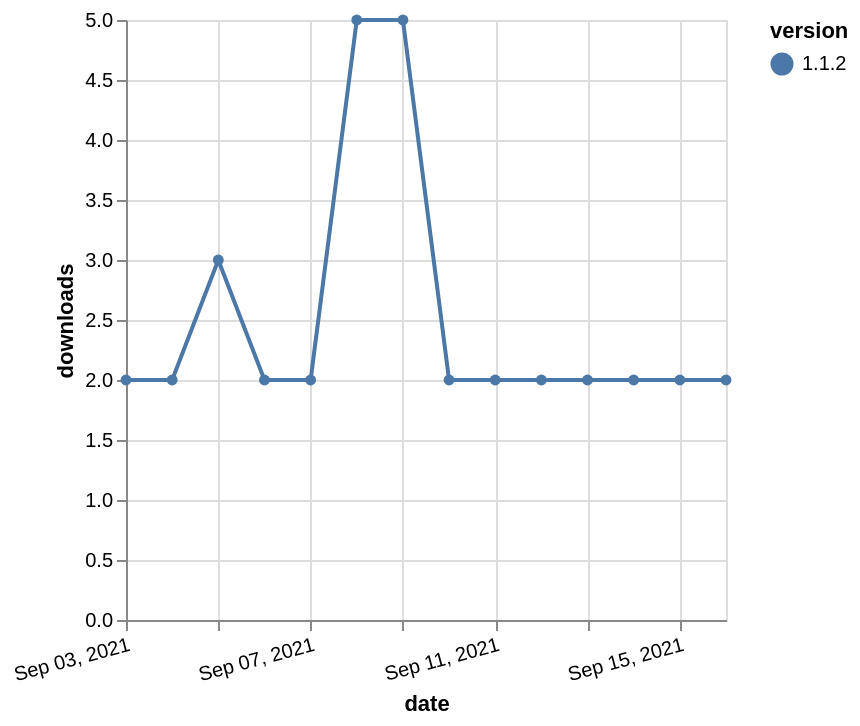

The specification (Vega-Lite) saved for this image:
### Vega-Lite specification from a JSON file in a GitHub repository (floating-point values rounded to 4 significant figures)
{"$schema": "https://vega.github.io/schema/vega-lite/v5.json", "description": "A simple bar chart with embedded data.", "data": {"values": [{"date": "2021-09-03", "total": 5200, "delta": 2, "version": "1.1.2"}, {"date": "2021-09-04", "total": 5202, "delta": 2, "version": "1.1.2"}, {"date": "2021-09-05", "total": 5205, "delta": 3, "version": "1.1.2"}, {"date": "2021-09-06", "total": 5207, "delta": 2, "version": "1.1.2"}, {"date": "2021-09-07", "total": 5209, "delta": 2, "version": "1.1.2"}, {"date": "2021-09-08", "total": 5214, "delta": 5, "version": "1.1.2"}, {"date": "2021-09-09", "total": 5219, "delta": 5, "version": "1.1.2"}, {"date": "2021-09-10", "total": 5221, "delta": 2, "version": "1.1.2"}, {"date": "2021-09-11", "total": 5223, "delta": 2, "version": "1.1.2"}, {"date": "2021-09-12", "total": 5225, "delta": 2, "version": "1.1.2"}, {"date": "2021-09-13", "total": 5227, "delta": 2, "version": "1.1.2"}, {"date": "2021-09-14", "total": 5229, "delta": 2, "version": "1.1.2"}, {"date": "2021-09-15", "total": 5231, "delta": 2, "version": "1.1.2"}, {"date": "2021-09-16", "total": 5233, "delta": 2, "version": "1.1.2"}]}, "width": "container", "mark": {"type": "line", "point": {"filled": true}}, "encoding": {"x": {"field": "date", "type": "temporal", "timeUnit": "yearmonthdate", "title": "date", "axis": {"labelAngle": -15}}, "y": {"field": "delta", "type": "quantitative", "title": "downloads"}, "color": {"field": "version", "type": "nominal"}, "tooltip": {"field": "delta"}}}
